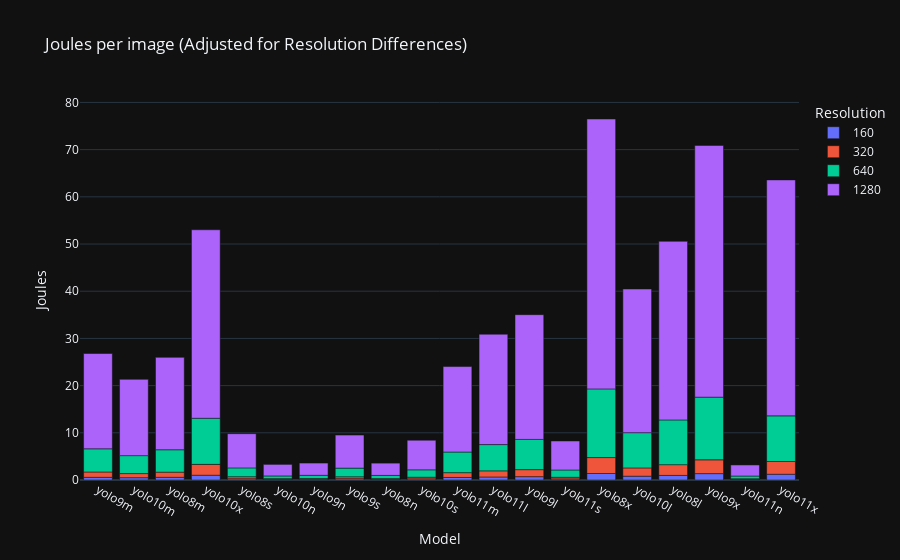

The notebook cell saved with this chart:
### Code cell
""" Stacked bars, adjusted to the correct heights for each resolution """

# Calculate differences in joules for each resolution to represent the stacked bar chart
diff_joules_per_model = {}
resolutions = sorted(total_joules_per_model.keys())

for resolution in resolutions:
    diff_joules_per_model[resolution] = total_joules_per_model[resolution].copy()
    if resolution > resolutions[0]:
        prev_resolution = resolutions[resolutions.index(resolution) - 1]
        for model in diff_joules_per_model[resolution].keys():
            if model in total_joules_per_model[prev_resolution]:
                diff_joules_per_model[resolution][model] -= total_joules_per_model[prev_resolution][model]

# Create DataFrame for the stacked bar graph
diff_max_joules = {resolution: pd.DataFrame.from_dict(diff_joules_per_model[resolution], orient='index', columns=[f'{resolution}']) for resolution in resolutions}

stacked_diff_max_joules_df = pd.concat(diff_max_joules.values(), axis=1)

# Create stacked bar graph
fig = px.bar(stacked_diff_max_joules_df, barmode='relative', title='Joules per image (Adjusted for Resolution Differences)', labels={'value': 'Joules', 'index': 'Model'})
fig.update_layout(xaxis_title='Model', yaxis_title='Joules', legend_title_text='Resolution')
fig.show()

### Figure 1 — Plotly figure (JSON) as saved in the notebook; plotly's stock layout.template omitted (floating-point values rounded to 4 significant figures)
{"data": [{"alignmentgroup": "True", "hovertemplate": "variable=160<br>Model=%{x}<br>Joules=%{y}<extra></extra>", "legendgroup": "160", "marker": {"color": "#636efa", "pattern": {"shape": ""}}, "name": "160", "offsetgroup": "160", "orientation": "v", "showlegend": true, "textposition": "auto", "x": ["yolo9m", "yolo10m", "yolo8m", "yolo10x", "yolo8s", "yolo10n", "yolo9n", "yolo9s", "yolo8n", "yolo10s", "yolo11m", "yolo11l", "yolo9l", "yolo11s", "yolo8x", "yolo10l", "yolo8l", "yolo9x", "yolo11n", "yolo11x"], "xaxis": "x", "y": [0.573, 0.4859, 0.5752, 1.019, 0.2709, 0.1672, 0.1747, 0.2787, 0.1656, 0.2494, 0.5439, 0.6428, 0.7061, 0.2424, 1.376, 0.8087, 0.9785, 1.35, 0.152, 1.226], "yaxis": "y", "type": "bar"}, {"alignmentgroup": "True", "hovertemplate": "variable=320<br>Model=%{x}<br>Joules=%{y}<extra></extra>", "legendgroup": "320", "marker": {"color": "#EF553B", "pattern": {"shape": ""}}, "name": "320", "offsetgroup": "320", "orientation": "v", "showlegend": true, "textposition": "auto", "x": ["yolo9m", "yolo10m", "yolo8m", "yolo10x", "yolo8s", "yolo10n", "yolo9n", "yolo9s", "yolo8n", "yolo10s", "yolo11m", "yolo11l", "yolo9l", "yolo11s", "yolo8x", "yolo10l", "yolo8l", "yolo9x", "yolo11n", "yolo11x"], "xaxis": "x", "y": [1.127, 0.8744, 1.093, 2.297, 0.4256, 0.1203, 0.1362, 0.4065, 0.1358, 0.3467, 1.009, 1.298, 1.488, 0.3364, 3.377, 1.748, 2.27, 2.924, 0.116, 2.695], "yaxis": "y", "type": "bar"}, {"alignmentgroup": "True", "hovertemplate": "variable=640<br>Model=%{x}<br>Joules=%{y}<extra></extra>", "legendgroup": "640", "marker": {"color": "#00cc96", "pattern": {"shape": ""}}, "name": "640", "offsetgroup": "640", "orientation": "v", "showlegend": true, "textposition": "auto", "x": ["yolo9m", "yolo10m", "yolo8m", "yolo10x", "yolo8s", "yolo10n", "yolo9n", "yolo9s", "yolo8n", "yolo10s", "yolo11m", "yolo11l", "yolo9l", "yolo11s", "yolo8x", "yolo10l", "yolo8l", "yolo9x", "yolo11n", "yolo11x"], "xaxis": "x", "y": [4.906, 3.804, 4.738, 9.761, 1.867, 0.5706, 0.6821, 1.833, 0.6736, 1.556, 4.37, 5.563, 6.408, 1.542, 14.54, 7.47, 9.476, 13.28, 0.5723, 9.667], "yaxis": "y", "type": "bar"}, {"alignmentgroup": "True", "hovertemplate": "variable=1280<br>Model=%{x}<br>Joules=%{y}<extra></extra>", "legendgroup": "1280", "marker": {"color": "#ab63fa", "pattern": {"shape": ""}}, "name": "1280", "offsetgroup": "1280", "orientation": "v", "showlegend": true, "textposition": "auto", "x": ["yolo9m", "yolo10m", "yolo8m", "yolo10x", "yolo8s", "yolo10n", "yolo9n", "yolo9s", "yolo8n", "yolo10s", "yolo11m", "yolo11l", "yolo9l", "yolo11s", "yolo8x", "yolo10l", "yolo8l", "yolo9x", "yolo11n", "yolo11x"], "xaxis": "x", "y": [20.19, 16.17, 19.58, 39.95, 7.25, 2.45, 2.601, 6.999, 2.603, 6.276, 18.11, 23.38, 26.43, 6.147, 57.19, 30.44, 37.85, 53.34, 2.346, 49.99], "yaxis": "y", "type": "bar"}], "layout": {"xaxis": {"anchor": "y", "domain": [0.0, 1.0], "title": {"text": "Model"}}, "yaxis": {"anchor": "x", "domain": [0.0, 1.0], "title": {"text": "Joules"}}, "legend": {"title": {"text": "Resolution"}, "tracegroupgap": 0}, "title": {"text": "Joules per image (Adjusted for Resolution Differences)"}, "barmode": "relative"}}
